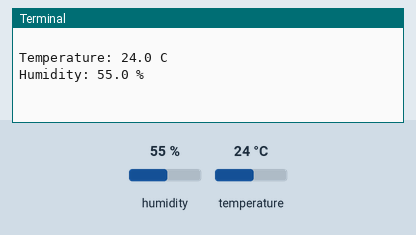
Simulated run of this program. Board: Raspberry Pi (BCM pin numbers). Parts: the last lines printed to the terminal. Inputs (shaded band) come from the test bench; at power-on: humidity 55 %, temperature 24 °C.

Above: at 1.2 s.
1.3 s: humidity set to 22 %
At 2.4 s:
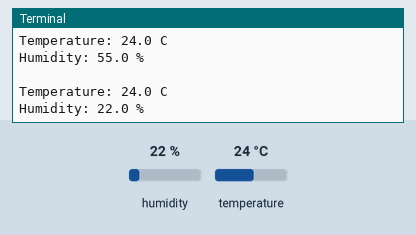
4.0 s: temperature set to 12 °C
At 5.1 s:
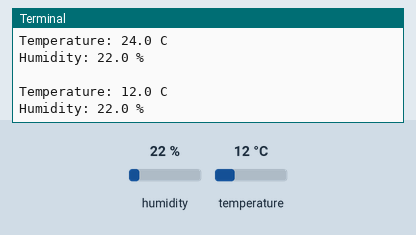
6.7 s: humidity set to 40 %
At 9.4 s:
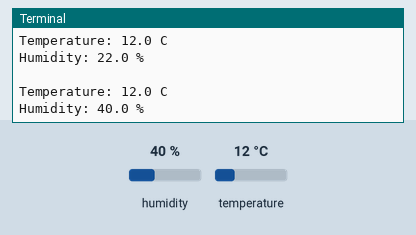
Timing chart, 0 to 10.9 s (numbered marks = the images above; inputs shaded):
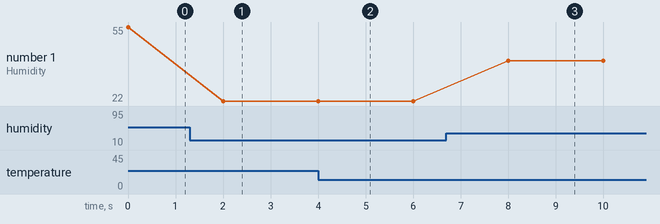

The program:

aht20.py
```python
import time
import board
import busio
import adafruit_ahtx0

# Create library object using our Bus I2C port
i2c = busio.I2C(board.SCL, board.SDA)
sensor = adafruit_ahtx0.AHTx0(i2c)

while True:
    print("\nTemperature: %0.1f C" % sensor.temperature)
    print("Humidity: %0.1f %%" % sensor.relative_humidity)
    time.sleep(2)
```

Measured:
- after the input at 1.3 s, the terminal: prints a new line after 0.70 s (image 1)
- after the input at 4.0 s, the terminal: prints a new line at once (image 2)
- after the input at 6.7 s, the terminal: prints a new line after 1.3 s (image 3)
- plotted number 1: 55 → 22 after the input at 1.3 s, 22 → 40 after the input at 6.7 s
